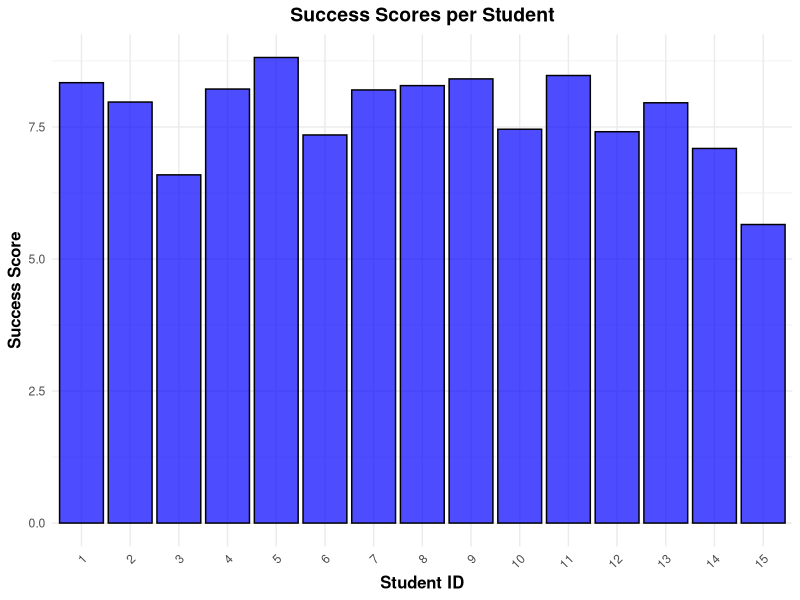
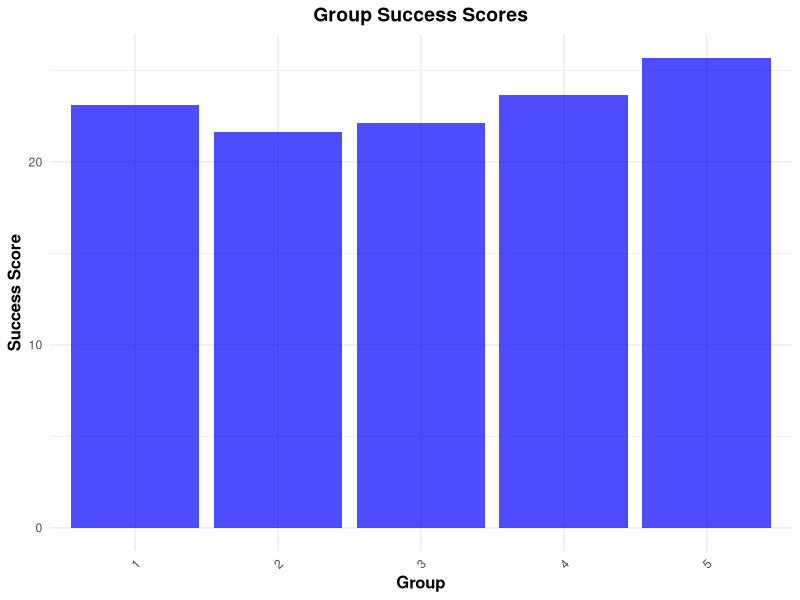

Source code (R) for these figures, in order:
## ---- chunk 1
library(lpSolve)
library(ggplot2)
## ---- chunk 2
# Step 1: Generate Random Student Data
set.seed(123)
n_students <- 15
n_groups <- 5
students <- data.frame(
  ID = 1:n_students,
  CommunicationSkills = runif(n_students, 5, 10),
  ProblemSolving = runif(n_students, 5, 10),
  PresentationSkills = runif(n_students, 5, 10)
)

# Step 2: Calculate Success Scores based on predefined weights
weights <- c(0.4, 0.4, 0.2)
students$SuccessScore <- with(
  students,
  CommunicationSkills * weights[1] +
    ProblemSolving * weights[2] +
    PresentationSkills * weights[3]
)
print("Generated Student Data:")
print(students)

# Plot 1: Success scores per student
ggplot(students, aes(x = factor(ID), y = SuccessScore)) +
  geom_bar(stat = "identity", fill = "blue", color = "black", alpha = 0.7) +
  labs(
    title = "Success Scores per Student",
    x = "Student ID",
    y = "Success Score"
  ) +
  theme_minimal() +
  theme(
    plot.title = element_text(hjust = 0.5, face = "bold", size = 14),
    axis.title = element_text(face = "bold", size = 12),
    axis.text.x = element_text(angle = 45, hjust = 1)
  )
## ---- chunk 3
# Number of variables: n_students * n_groups
n_vars <- n_students * n_groups

# Objective function: Maximize total success score of students assigned to groups
objective <- rep(students$SuccessScore, each = n_groups)

# Constraints:
# 1. Each student must be assigned to exactly one group
assign_constraints <- matrix(0, nrow = n_students, ncol = n_vars)
for (i in 1:n_students) {
  assign_constraints[i, ((i - 1) * n_groups + 1):(i * n_groups)] <- 1
}
assign_rhs <- rep(1, n_students)  # Each student must be assigned to exactly one group

# 2. Each group must have exactly 3 students
group_constraints <- matrix(0, nrow = n_groups, ncol = n_vars)
for (j in 1:n_groups) {
  group_constraints[j, seq(j, n_vars, by = n_groups)] <- 1
}
group_rhs <- rep(3, n_groups)  # Each group must have exactly 3 students

# Combine the constraints
constraints <- rbind(assign_constraints, group_constraints)

# Combine rhs and directions for the constraints
rhs <- c(assign_rhs, group_rhs)
directions <- rep("=", length(rhs))
## ---- chunk 4
# Solve the optimization using lpSolve
result <- lp(
  direction = "max",
  objective.in = objective,
  const.mat = constraints,
  const.dir = directions,
  const.rhs = rhs,
  all.bin = TRUE  # Ensure binary decision variables (0 or 1)
)

# Check if the solution is optimal
if (result$status == 0) {
  print("Optimal solution found!")
  
  # Reshape the solution vector into a matrix (n_students x n_groups)
  solution_matrix <- matrix(result$solution, nrow = n_students, byrow = TRUE)
  colnames(solution_matrix) <- paste("Group", 1:n_groups)
  
  # Display the solution matrix
  print("Balanced Group Assignments (Solution Matrix):")
  print(solution_matrix)
  
  # Assign groups to students based on the solution matrix
  students$Group <- apply(solution_matrix, 1, function(row) which(row == 1))
  
  # Print final student group assignments
  print("Final Student Assignments (Balanced):")
  print(students)
  
  # Calculate group success scores (sum of success scores for each group)
  group_summary <- aggregate(SuccessScore ~ Group, data = students, sum)
  print("Balanced Group Success Scores:")
  print(group_summary)
  
  # Plot 2: Group success scores
  ggplot(group_summary, aes(x = factor(Group), y = SuccessScore)) +
    geom_bar(stat = "identity", fill = "blue", alpha = 0.7) +
    labs(
      title = "Group Success Scores",
      x = "Group",
      y = "Success Score"
    ) +
    theme_minimal() +
    theme(
      plot.title = element_text(hjust = 0.5, face = "bold", size = 14),
      axis.title = element_text(face = "bold", size = 12),
      axis.text.x = element_text(angle = 45, hjust = 1)
    )
} else {
  print("No optimal solution found.")
}
## ---- chunk 5
group1_students <- students[students$Group == 1, ]
print(group1_students)
